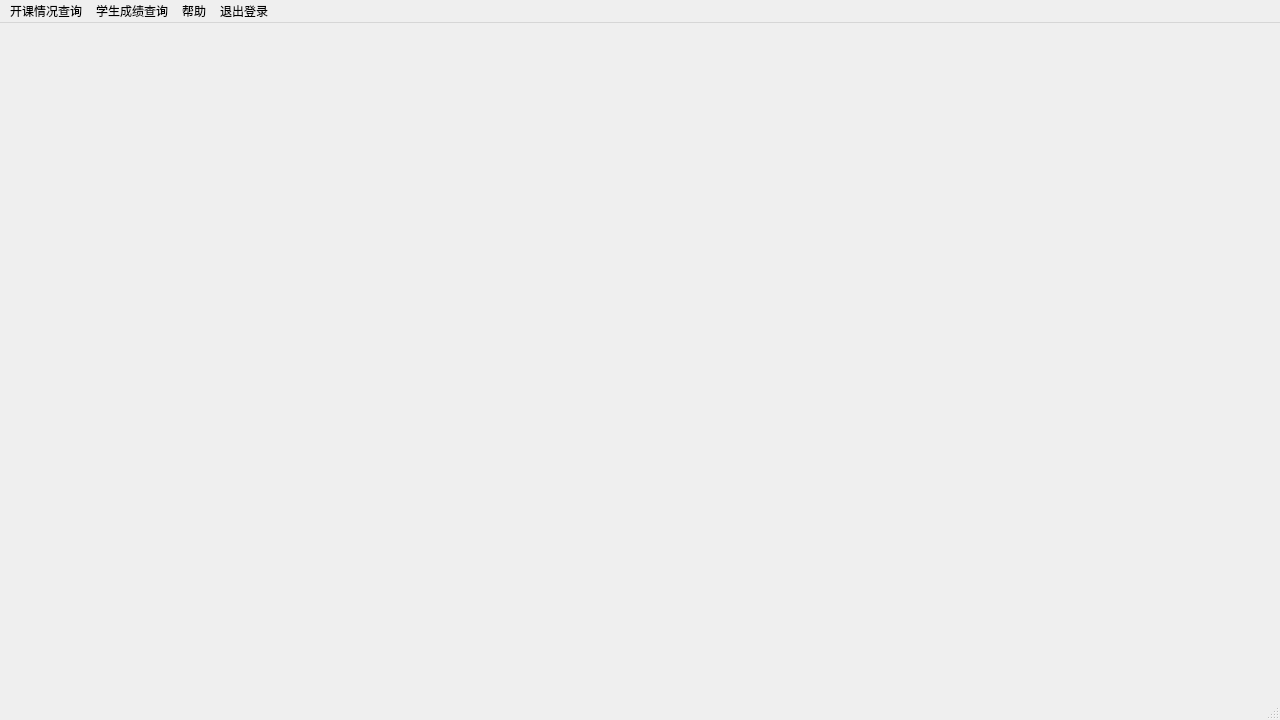
<?xml version="1.0" encoding="UTF-8"?>
<ui version="4.0">
 <class>Window_generaluser</class>
 <widget class="QMainWindow" name="Window_generaluser">
  <property name="geometry">
   <rect>
    <x>0</x>
    <y>0</y>
    <width>1280</width>
    <height>720</height>
   </rect>
  </property>
  <property name="minimumSize">
   <size>
    <width>1280</width>
    <height>720</height>
   </size>
  </property>
  <property name="maximumSize">
   <size>
    <width>1280</width>
    <height>720</height>
   </size>
  </property>
  <property name="windowTitle">
   <string>MainWindow</string>
  </property>
  <widget class="QWidget" name="centralwidget"/>
  <widget class="QMenuBar" name="menubar">
   <property name="geometry">
    <rect>
     <x>0</x>
     <y>0</y>
     <width>1280</width>
     <height>26</height>
    </rect>
   </property>
   <widget class="QMenu" name="action_course">
    <property name="title">
     <string>开课情况查询</string>
    </property>
   </widget>
   <widget class="QMenu" name="action_score">
    <property name="title">
     <string>学生成绩查询</string>
    </property>
   </widget>
   <widget class="QMenu" name="action_help">
    <property name="title">
     <string>帮助</string>
    </property>
   </widget>
   <widget class="QMenu" name="action_exit">
    <property name="title">
     <string>退出登录</string>
    </property>
   </widget>
   <addaction name="action_course"/>
   <addaction name="action_score"/>
   <addaction name="action_help"/>
   <addaction name="action_exit"/>
  </widget>
  <widget class="QStatusBar" name="statusbar"/>
 </widget>
 <resources/>
 <connections/>
</ui>
